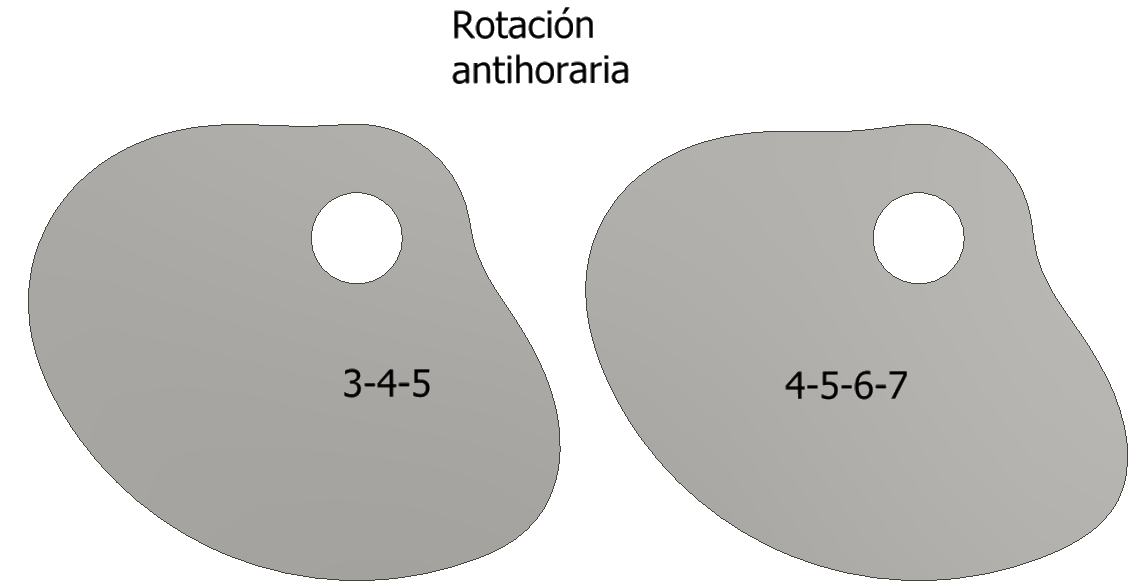
#> input picture cam_mechanism/CAD_levas/Grupo_7.PNG, 1136 x 588 px, found by its file name
$ python grupo_7_OK.py
#> lines starting #> are read from the running program, lines starting #| are printed output that depends on the picture
# Grupo 7:
# Diseñar una leva con doble detenimiento con un tipo de programa de movimiento DRDF para mover un seguidor en 0 mm durante 80°, subida de 0 mm a 50 mm durante 80°, detenimiento en 50 mm durante 80°, y bajada de 50 mm a 0 mm en el resto del movimiento

import numpy as np
import matplotlib.pyplot as plt
import matplotlib.image as mpimg

# Definition of beta, theta and omega
beta_1 = 80
beta_2 = beta_1 * 2
beta_3 = beta_1 * 3
beta_4 = 361 - beta_3

theta_1 = np.arange(0, beta_1+1, 1)
theta_2 = np.arange(beta_1, beta_2+1, 1)
theta_3 = np.arange(beta_2, beta_3+1, 1)
theta_4 = np.arange(beta_3, 361, 1)
theta_4_fall = np.arange(0, beta_4, 1)

omega = 2*np.pi

# Maximum height of the follower
h = 50 # milimeters

# Polinomial 3-4-5
# Define the polinomial coefficients for the polinomial 3-4-5 as "c"
c3 = 10*h
c4 = -15*h
c5 = 6*h

# Follower position by intervals
d_low_1 = [0] * (beta_1+1)
s_rise_1 = c3*(theta_1/beta_1)**3 + c4*(theta_1/beta_1)**4 + c5*(theta_1/beta_1)**5
s_fall_1 = h - ( c3*(theta_4_fall/beta_4)**3 + c4*(theta_4_fall/beta_4)**4 + c5*(theta_4_fall/beta_4)**5 )
d_high_1 = [h] * (beta_1+1) #  CHANGED THE ARGUMENT FOR [h] * [beta_1+1]

# Follower velocity

v_rise_1 = omega * 1/np.radians(beta_1) * (3*c3*(theta_1/beta_1)**2 +4*c4*(theta_1/beta_1)**3 +5*c5*(theta_1/beta_1)**4 )
v_fall_1 = -( omega * 1/np.radians(beta_4) * (3*c3*(theta_4_fall/beta_4)**2 +4*c4*(theta_4_fall/beta_4)**3 +5*c5*(theta_4_fall/beta_4)**4 ) )

# Follower acceleration
a_rise_1 = omega**2 * 1/np.radians(beta_1**2) * (6*c3*(theta_1/beta_1) + 12*c4*(theta_1/beta_1)**2 + 20*c5*(theta_1/beta_1)**3 )
a_fall_1 = -( omega**2 * 1/np.radians(beta_4**2) * (6*c3*(theta_4_fall/beta_4) + 12*c4*(theta_4_fall/beta_4)**2 + 20*c5*(theta_4_fall/beta_4)**3 ) )

# Follower jerk
j_rise_1 = omega**3 * 1/np.radians(beta_1**3) * (6*c3 + 24*c4*(theta_1/beta_1) + 60*c5*(theta_1/beta_1)**2 )
j_fall_1 = -(omega**3 * 1/np.radians(beta_4**3) * (6*c3 + 24*c4*(theta_4_fall/beta_4) + 60*c5*(theta_4_fall/beta_4)**2 ))

# Maximum values
max_v_1 = max(np.absolute(v_rise_1))
max_a_1 = max(np.absolute(a_rise_1))
max_j_1 = max(np.absolute(j_rise_1))


#______________________________________________________________________________________________________________________________________

# Define the polinomial coefficients for the polinomial 4-5-6-7 as "p"

p4 = 35*h
p5 = -84*h
p6 = 70*h
p7 = -20*h

# Follower position by intervals
d_low_2 = [0] * (beta_1+1)
s_rise_2 = p4*(theta_1/beta_1)**4 + p5*(theta_1/beta_1)**5 + p6*(theta_1/beta_1)**6 + p7*(theta_1/beta_1)**7
s_fall_2 = h - (p4*(theta_4_fall/beta_4)**4 + p5*(theta_4_fall/beta_4)**5 + p6*(theta_4_fall/beta_4)**6 + p7*(theta_4_fall/beta_4)**7)
d_high_2 = [h] * (beta_1+1) # CHANGED THE ARGUMENT FOR [h] * [beta_1+1]

# Follower velocity
v_rise_2 = omega * 1/np.radians(beta_1) * (4*p4*(theta_1/beta_1)**3 + 5*p5*(theta_1/beta_1)**4 + 6*p6*(theta_1/beta_1)**5 + 7*p7*(theta_1/beta_1)**6 )
v_fall_2 = -(omega * 1/np.radians(beta_4) * (4*p4*(theta_4_fall/beta_4)**3 + 5*p5*(theta_4_fall/beta_4)**4 + 6*p6*(theta_4_fall/beta_4)**5 + 7*p7*(theta_4_fall/beta_4)**6 ))

# Follower acceleration
a_rise_2 = omega**2 * 1/np.radians(beta_1**2) * (12*p4*(theta_1/beta_1)**2 + 20*p5*(theta_1/beta_1)**3 + 30*p6*(theta_1/beta_1)**4 + 42*p7*(theta_1/beta_1)**5 )
a_fall_2 = - ( omega**2 * 1/np.radians(beta_4**2) * (12*p4*(theta_4_fall/beta_4)**2 + 20*p5*(theta_4_fall/beta_4)**3 + 30*p6*(theta_4_fall/beta_4)**4 + 42*p7*(theta_4_fall/beta_4)**5 ) )

# Follower jerk
j_rise_2 = omega**3 * 1/np.radians(beta_1**3) * (24*p4*(theta_1/beta_1) + 60*p5*(theta_1/beta_1)**2 + 120*p6*(theta_1/beta_1)**3 + 210*p7*(theta_1/beta_1)**4 )
j_fall_2 = -(omega**3 * 1/np.radians(beta_4**3) * (24*p4*(theta_4_fall/beta_4) + 60*p5*(theta_4_fall/beta_4)**2 + 120*p6*(theta_4_fall/beta_4)**3 + 210*p7*(theta_4_fall/beta_4)**4 ))

# Maximum values
max_v_2 = max(np.absolute(v_rise_2))
max_a_2 = max(np.absolute(a_rise_2))
max_j_2 = max(np.absolute(j_rise_2))

# Print maximum values for the polinomial 3-4-5
print("The maximum values for the polinomial 3-4-5 are:")
print("The maximum velocity is: ", format(max_v_1, ".2f"), " mm/s")
print("The maximum acceleration is: ", format(max_a_1, ".2f"), " mm/s^2")
print("The maximum jerk is: ", format(max_j_1, ".2f"), " mm/s^3")
print()


# Print maximum values for the polinomial 4-5-6-7
print("The maximum values for the polinomial 4-5-6-7 are:")
print("The maximum velocity is: ", format(max_v_2, ".2f"), " mm/s")
print("The maximum acceleration is: ", format(max_a_2, ".2f"), " mm/s^2")
print("The maximum jerk is: ", format(max_j_2, ".2f"), " mm/s^3")

# ______________________________________________________________________________________________________________________________________
# Export the polinomials as a .txt file

# normalized polinomial 3-4-5


# x_1 = theta_1/beta_1
# y_1 = s_rise_1/h

# data_1 = np.column_stack((x_1, y_1))

# np.savetxt("grupo_9_polinomio_3-4-5.txt", data_1, delimiter = ";", fmt = "%.4f")

# # Normalized polinomial 4-5-6-7

# x_2 = theta_1/beta_1
# y_2 = s_rise_2/h

# data_2 = np.column_stack((x_2, y_2))

# np.savetxt("grupo_9_polinomio_4-5-6-7.txt", data_2, delimiter = ";", fmt = "%.4f")

# ___________________________________________________________________________________________

# Import cam images


image_path = "D:/OneDrive - Instituto Tecnológico Metropolitano/ITM/2. Teaching/2. Catedra/1. Mecanismos/Evaluación/6. Diseño_levas (20%)/Soluciones_ejercicios_levas/CAD_levas/Grupo_7.PNG"

# LAB
# image_path = "D:/OneDrive - Instituto Tecnológico Metropolitano/ITM/2. Teaching/2. Catedra/1. Mecanismos/Evaluación/6. Diseño_levas (20%)/Soluciones_ejercicios_levas/CAD_levas/Grupo_7.PNG"

# LAPTOP windows
# image_path = "C:/Users/Oscar Monsalve/OneDrive - INSTITUTO TECNOLOGICO METROPOLITANO - ITM/ITM/2. Teaching/2. Catedra/1. Mecanismos/Evaluación/6. Diseño_levas (20%)/Soluciones_ejercicios_levas/CAD_levas/Grupo_7.PNG"

# Ubuntu
image_path = "/home/om/personal/coding/mechanisms/cam_mechanism/CAD_levas/Grupo_7.PNG"

image = mpimg.imread(image_path)
#> image is the input picture: shape (588, 1136, 4) float32; mean R, G, B, A 0.817, 0.814, 0.805, 1

# ________________________________________________________________________

# Plots for the polinomial 3-4-5

fig, p1 = plt.subplots(4, 1, sharex= True)

p1[0].plot(
    theta_1, d_low_1,
    theta_2, s_rise_1,
    theta_3, d_high_1,
    theta_4, s_fall_1,
    label = "Desplazamiento"
)

p1[1].plot(
    theta_1, d_low_1,
    theta_2, v_rise_1,
    theta_3, d_low_1,
    theta_4, v_fall_1,
    label = "Velocidad"
)

p1[2].plot(
    theta_1, d_low_1,
    theta_2, a_rise_1,
    theta_3, d_low_1,
    theta_4, a_fall_1,
    label = "Aceleración"
)

p1[3].plot(
    theta_1, d_low_1,
    theta_2, j_rise_1,
    theta_3, d_low_1,
    theta_4, j_fall_1,
    label = "Sobreaceleración"
)

# x-axis parameters
plt.xlabel(r"$\theta$ (°)")
plt.xlim([0,360])
plt.xticks([0, beta_1, beta_2, beta_3, 360])


# Plots for the polinomial 4-5-6-7

fig, p2 = plt.subplots(4, 1, sharex= True)

p2[0].plot(
    theta_1, d_low_2,
    theta_2, s_rise_2,
    theta_3, d_high_2,
    theta_4, s_fall_2,
    label = "Desplazamiento"
)

p2[1].plot(
    theta_1, d_low_2,
    theta_2, v_rise_2,
    theta_3, d_low_2,
    theta_4, v_fall_2,
    label = "Velocidad"
)

p2[2].plot(
    theta_1, d_low_2,
    theta_2, a_rise_2,
    theta_3, d_low_2,
    theta_4, a_fall_2,
    label = "Aceleración"
)

p2[3].plot(
    theta_1, d_low_2,
    theta_2, j_rise_2,
    theta_3, d_low_2,
    theta_4, j_fall_2,
    label = "Sobreaceleración"
)

# x-axis parameters
plt.xlabel(r"$\theta$ (°)")
plt.xlim([0,360])
plt.xticks([0, beta_1, beta_2, beta_3, 360])


# Titles for both plots
p1[0].set_title("Diagrama S V A J: polinomio 3-4-5")
p2[0].set_title("Diagrama S V A J: polinomio 4-5-6-7")

# y-axis titles for both plots
p1[0].set_ylabel("s (mm)", fontsize=12)
p1[1].set_ylabel("v (mm/s)", fontsize=12)
p1[2].set_ylabel("a $(mm/s^2)$", fontsize=12)
p1[3].set_ylabel("j $(mm/s^3)$", fontsize=12)

p2[0].set_ylabel("s (mm)", fontsize=12)
p2[1].set_ylabel("v (mm/s)", fontsize=12)
p2[2].set_ylabel("a $(mm/s^2)$", fontsize=12)
p2[3].set_ylabel("j $(mm/s^3)$", fontsize=12)


# Plot the imported image of the cam

plt.figure()
plt.imshow(image)

# Title
plt.title("Modelo CAD de la leva", fontsize=14)
plt.xticks([])
plt.yticks([])


plt.tight_layout()
plt.show()
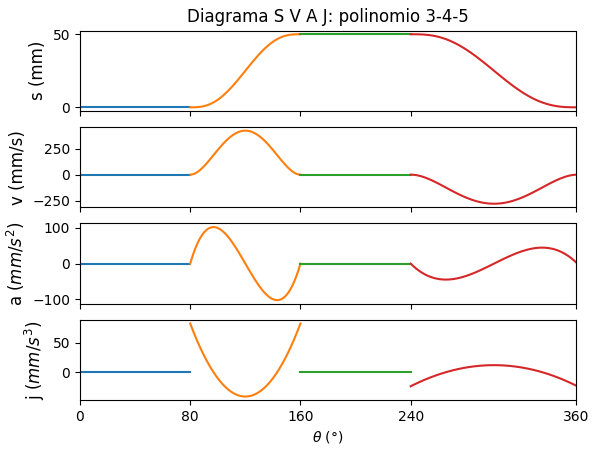
#> figure drawn by matplotlib, 4 panels; panel 4: curve peaks at x = 80, y = 83.27
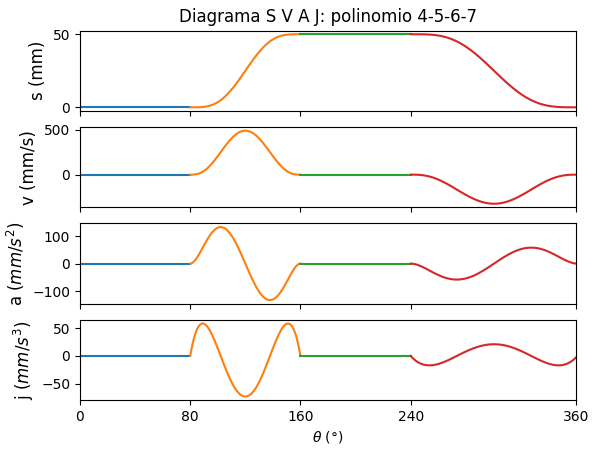
#> figure drawn by matplotlib, 4 panels; panel 4: curve peaks at x = 89, y = 58.29
